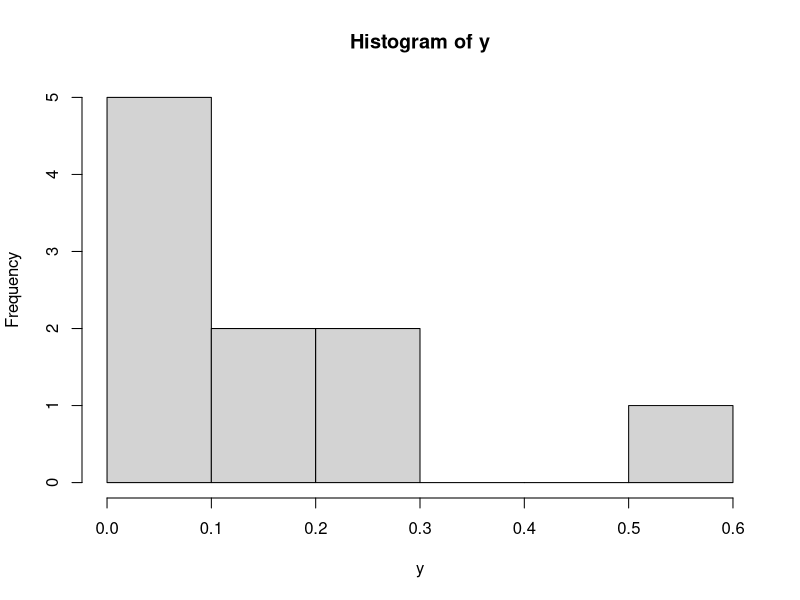
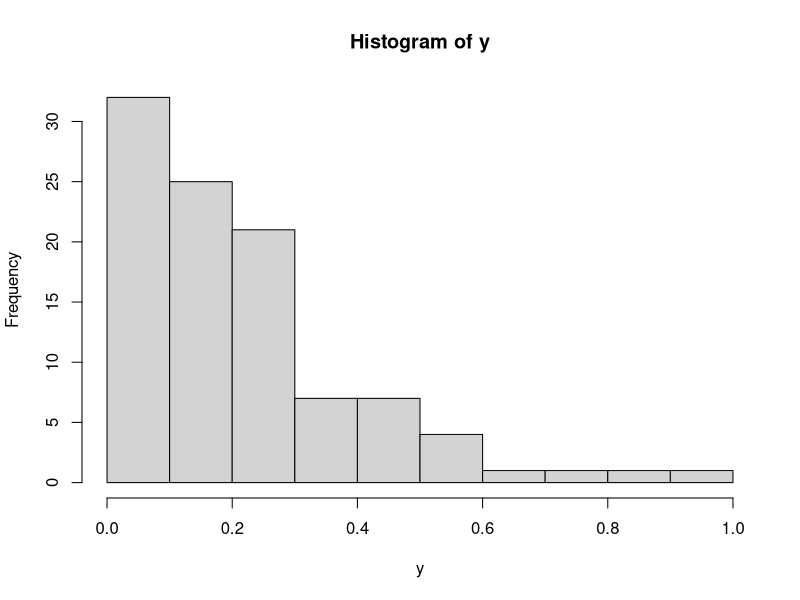
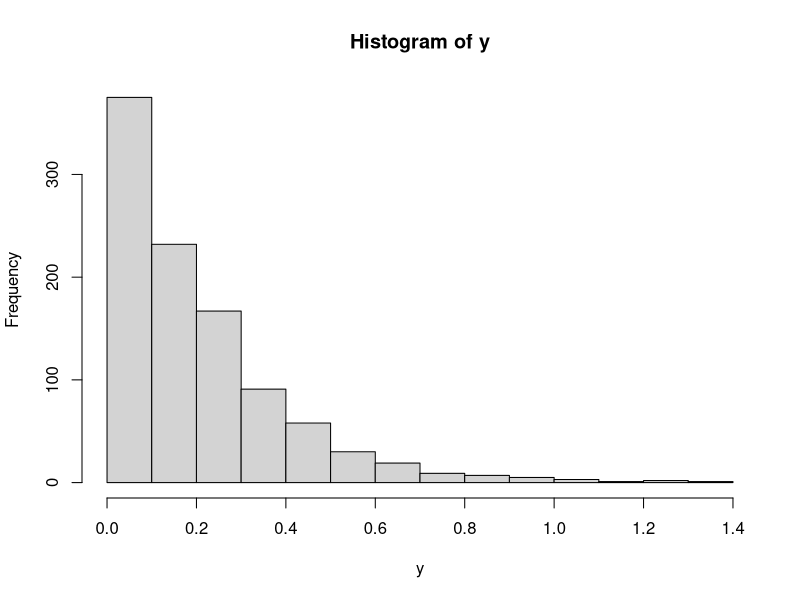
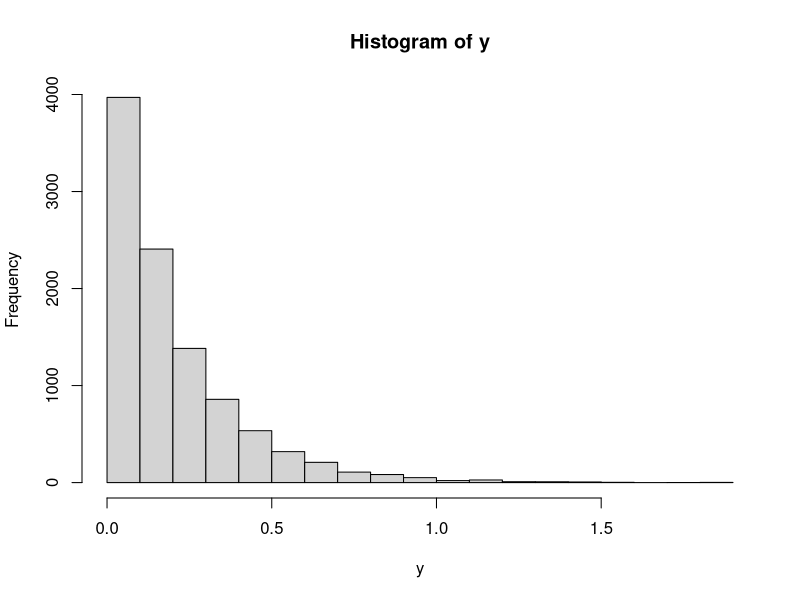

These charts were generated, in order, by the following R code:
#5.a
#Fungsi: 1/betha e^(-x/betha)

#5.b
set.seed(0)
x = 10
b = 5
y = rexp(x, 5)
hist(y)

x = 100
b = 5
y = rexp(x, 5)
hist(y)

x = 1000
b = 5
y = rexp(x, 5)
hist(y)

x = 10000
b = 5
y = rexp(x, 5)
hist(y)

#5.c
#Mean dari Distribusi Eksponen adalah betha
#Varian dari Distribusi Eksponen adalah betha^2